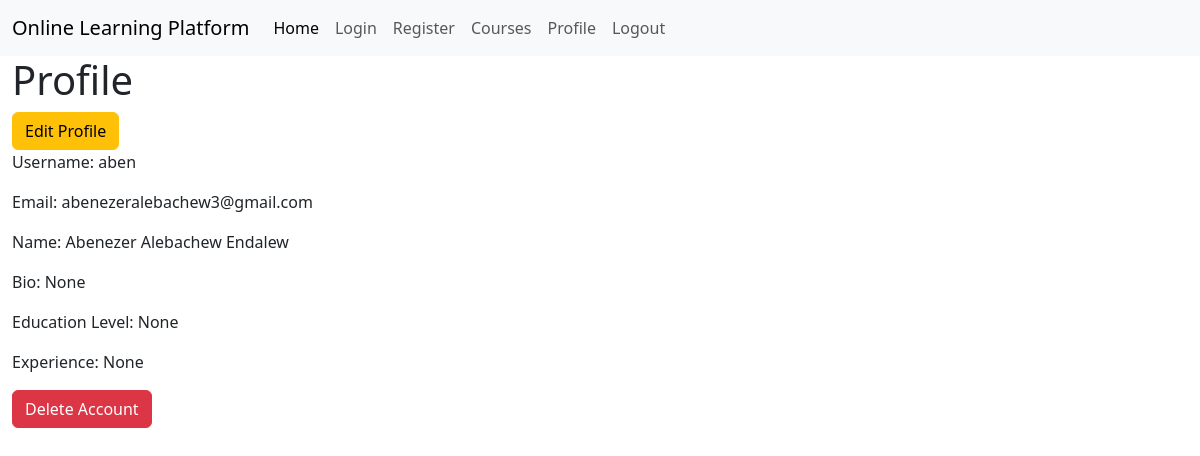
Screenshot of /profile (signed in) with the database file from the repository.
### app.py (models this page shows)
class User(db.Model, UserMixin):
    __tablename__ = 'users'
    id = db.Column(db.Integer, primary_key=True)
    email = db.Column(db.Text, unique=True, nullable=False)
    password = db.Column(db.Text, nullable=False)
    username = db.Column(db.Text, unique=True, nullable=True)
    role = db.Column(db.Text, nullable=False)
    name = db.Column(db.Text, nullable=True)
    def to_json(self):
        return {
            'id': self.id,
            'email': self.email,
            'username': self.username,
            'role': self.role,
            'name': self.name,
        }

### app.py (the view, shortened to what this page needs)
@app.route('/profile', methods=['GET', 'POST'])
@login_required
def profile():
    current_user_id = current_user.id
    user = User.query.filter_by(id=current_user_id).first()
    user = user.to_json()
    if user['role'] == 'teacher':
        teacher = Teacher.query.filter_by(user_id=current_user_id).first()
        role = 'teacher'
        user['bio'] = teacher.bio
        user['education'] = teacher.education
        user['experience'] = teacher.experience
    elif user['role'] == 'student':
        student = Student.query.filter_by(user_id=current_user_id).first()
        role = 'student'
        user['grade'] = student.grade
        user['bio'] = student.bio
    return render_template('profile.html', user=user, role=role)

### app.py (called while the page is built)
@login_manager.user_loader
def load_user(id):
    return User.query.filter_by(id=id).first()

### templates/profile.html (shortened to what this page needs)
{% extends "base.html" %}
{% block content %}
<h1>Profile</h1>
<a href="{{url_for('edit_profile')}}"><button class="btn btn-warning">Edit Profile</button></a>
<p>Username: {{ user.username }}</p>
<p>Email: {{ user.email }}</p>
<p>Name: {{ user.name }}</p>
<p>Bio: {{ user.bio }}</p>
{% if role == 'teacher' %}
<p>Education Level: {{ user.education }}</p>
<p>Experience: {{ user.experience }}</p>
{% endif %}
<form action="/profile" method="post">
    <input type="submit" value="Delete Account" class="btn btn-danger">
</form>
{% endblock %}

### rows the page displays
User: username "aben", email "abenezeralebachew3@gmail.com", name "Abenezer Alebachew Endalew"

### other values shown
{{ user.bio }} "None"
{{ user.education }} "None"
{{ user.experience }} "None"
